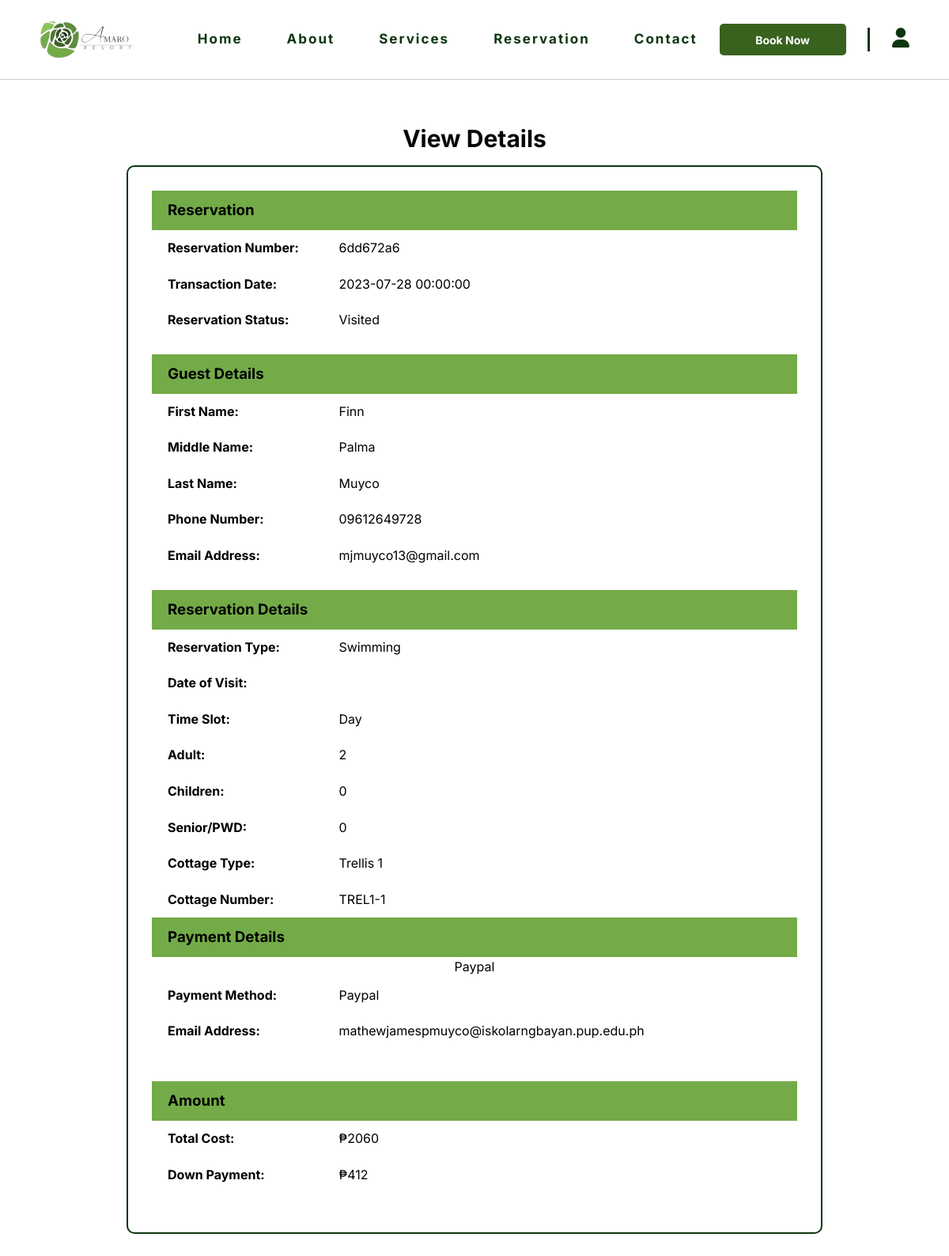
Page /details.php?reservation_id=6dd672a6 on the committed database.
### tables this page shows
CREATE TABLE `reservations` (
  `reservation_id` varchar(255) NOT NULL,
  `guest_id` int(11) NOT NULL,
  `reservation_type` enum('Swimming','Room','Event','') NOT NULL,
  `reservation_date` datetime NOT NULL,
  `payment_method` enum('GCash','Paypal','MasterCard','') NOT NULL,
  `total_cost` float NOT NULL,
  `down_payment` float NOT NULL,
  `res_status` enum('Pending','Paid','Visited') NOT NULL
);

CREATE TABLE `guests` (
  `guest_id` int(11) NOT NULL,
  `first_name` varchar(100) NOT NULL,
  `middle_name` varchar(100) DEFAULT NULL,
  `last_name` varchar(100) NOT NULL,
  `phone_number` varchar(15) NOT NULL,
  `email_address` varchar(100) NOT NULL,
  `password` varchar(100) NOT NULL,
  `type` enum('User','Admin','','') NOT NULL,
  `creation_date` datetime NOT NULL DEFAULT current_timestamp(),
  `modification_date` date DEFAULT NULL
);

CREATE TABLE `swimming_reservations` (
  `swimming_reservation_id` int(11) NOT NULL,
  `reservation_id` varchar(255) NOT NULL,
  `chosen_hour` enum('Day','Night','','') NOT NULL,
  `pax_adults` int(11) NOT NULL,
  `pax_children` int(11) NOT NULL,
  `pax_senior` int(11) NOT NULL,
  `cottage_number` varchar(11) DEFAULT NULL
);

CREATE TABLE `cottages` (
  `cottage_id` int(11) NOT NULL,
  `cottage_type` enum('Canopy','Trellis 1','Trellis 2','Kubo','Pavilion 1','Pavilion 2','Pavilion 3') NOT NULL,
  `pax_min` int(11) NOT NULL,
  `pax_max` int(11) NOT NULL,
  `price` float NOT NULL
);

CREATE TABLE `cottage_numbers` (
  `cottage_number` varchar(11) NOT NULL,
  `cottage_id` int(11) NOT NULL,
  `reserved_check_in` date DEFAULT NULL
);

CREATE TABLE `paypal_payment_details` (
  `paypal_payment_id` int(11) NOT NULL,
  `reservation_id` varchar(255) NOT NULL,
  `email_address` varchar(255) NOT NULL
);

### details.php (the view, shortened to what this page needs)
<?php
require_once "includes/dbh.inc.php";
  if(isset($_GET['reservation_id'])){
    $reservation_id = $_GET['reservation_id'];
    $query = "SELECT * FROM reservations WHERE reservation_id = ?";
    $stmt = $pdo->prepare($query);
    $stmt->execute([$reservation_id]);
    $result = $stmt->fetch(PDO::FETCH_ASSOC);
    if($result) {
      $reservation_id = $result["reservation_id"];
      $guest_id = $result["guest_id"];
      $res_type = $result["reservation_type"];
      $date_created = $result["reservation_date"];
      $paymentMethod = $result["payment_method"];
      $totalcost = $result["total_cost"];
      $downpayment = $result["down_payment"];
      $res_status = $result["res_status"];
  }
  $query = "SELECT * FROM guests WHERE guest_id = ?";
  $stmt = $pdo->prepare($query);
  $stmt->execute([$guest_id]);
  $result = $stmt->fetch(PDO::FETCH_ASSOC);
  if($result) {
    $firstname = $result["first_name"];
    $middlename = $result["middle_name"];
    $lastname = $result["last_name"];
    $phonenumber = $result["phone_number"];
    $emailaddress = $result["email_address"];
  }
}
  if($res_type == "Swimming"){
    $query = "SELECT * FROM reservations
    LEFT JOIN swimming_reservations ON reservations.reservation_id = swimming_reservations.reservation_id
    LEFT JOIN cottage_numbers ON swimming_reservations.cottage_number = cottage_numbers.cottage_number
    LEFT JOIN cottages ON cottage_numbers.cottage_id = cottages.cottage_id
    WHERE reservations.reservation_id = ?";
    $stmt = $pdo->prepare($query);
    $stmt->execute([$reservation_id]);
    $result = $stmt->fetch(PDO::FETCH_ASSOC);
    if($result) {
      $timeSlot = $result["chosen_hour"];
      $Adult = $result["pax_adults"];
      $Children = $result["pax_children"];
      $SeniorPWD = $result["pax_senior"];
      $cottage_id = $result["cottage_number"];
      $cottageType = $result["cottage_type"];
    }
}
  if($paymentMethod == "Paypal"){
    $query = "SELECT * FROM paypal_payment_details WHERE reservation_id = ?";
    $stmt = $pdo->prepare($query);
    $stmt->execute([$reservation_id]);
    $result = $stmt->fetch(PDO::FETCH_ASSOC);
    if($result) {
      $paymentEmailadd = $result["email_address"];
  }
}
?>
<!DOCTYPE html>
<html lang="en">
  <head>
    <link rel="stylesheet" href="css/details.css" />
  </head>
  <body>
    <section id="navBar" class="page-section active">
      <div class="nav" id="nav">
        <div class="site-nav">
          <div class="site-name" id="site-name">
            <img
              src="css/page-images/AmaroResort.png"
              alt="logo"
              class="logo"
            />
          </div>
          <div class="nav-bar" id="navbar">
            <a class="navBar" href="index.php"> Home </a>
            <a class="navBar" href="about.html"> About </a>
            <a class="navBar" href="services.html"> Services </a>
            <a class="navBar" href="reservation.html"> Reservation </a>
            <a class="navBar" href="contact.html"> Contact </a>
          </div>
          <a href="reservation.html" id="book-button">
            <button type="button" class="book-btn">Book Now</button>
          </a>
          <div class="vl"></div>
          <span><i class="fas fa-user" id="user"></i></span>
        </div>
      </div>
    </section>
    <section id="bookingSummary">
      <div class="summary-container">
        <span class="section-phrase">View Details</span>
        <div class="booking-summary-container">
          <div class="details-container">
            <div class="section-title"><h3>Reservation</h3></div>
            <div class="section-details">
              <span>Reservation Number: </span>
              <p><?php echo $reservation_id ?></p>
            </div>
            <div class="section-details">
              <span>Transaction Date:</span>
              <p><?php echo $date_created ?></p>
            </div>
            <div class="section-details">
              <span>Reservation Status:</span>
              <p><?php echo $res_status ?></p>
            </div>
          </div>
          <div class="details-container">
            <div class="section-title"><h3>Guest Details</h3></div>
            <div class="section-details">
              <span>First Name:</span>
              <p><?php echo $firstname ?></p>
            </div>
            <div class="section-details">
              <span>Middle Name:</span>
              <p><?php echo $middlename ?></p>
            </div>
            <div class="section-details">
              <span>Last Name:</span>
              <p><?php echo $lastname ?></p>
            </div>
            <div class="section-details">
              <span>Phone Number:</span>
              <p><?php echo $phonenumber ?></p>
            </div>
            <div class="section-details">
              <span>Email Address:</span>
              <p><?php echo $emailaddress ?></p>
            </div>
          </div>
          <div class="details-container">
            <div class="section-title"><h3>Reservation Details</h3></div>
            <?php if($res_type == "Swimming"): ?>
              <div class="section-details">
                <span>Reservation Type:</span>
                <p><?php echo $res_type ?></p>
              </div>
              <div class="section-details">
                <span>Date of Visit:</span>
              </div>
              <div class="section-details">
                <span>Time Slot:</span>
                <p><?php echo $timeSlot ?></p>
              </div>
              <div class="section-details">
                <span>Adult:</span>
                <p><?php echo $Adult ?></p>
              </div>
              <div class="section-details">
                <span>Children:</span>
                <p><?php echo $Children ?></p>
              </div>
              <div class="section-details">
                <span>Senior/PWD:</span>
                <p><?php echo $SeniorPWD ?></p>
              </div>
              <div class="section-details">
                <span>Cottage Type:</span>
                <p><?php echo $cottageType ?></p>
              </div>
              <div class="section-details">
                <span>Cottage Number:</span>
                <p><?php echo $cottage_id ?></p>
              </div>
            <?php endif; ?>
          <div class="details-container">
            <div class="section-title"><h3>Payment Details</h3></div>
              <?php if($paymentMethod == "Paypal"): ?>
                <?php  echo $paymentMethod; ?>
                <div class="section-details">
                  <span>Payment Method:</span>
                  <p><?php echo ucfirst($paymentMethod) ?></p>
                </div>
                <div class="section-details">
                  <span>Email Address:</span>
                  <p><?php echo $paymentEmailadd ?></p>
                </div>
              <?php endif; ?>
              </div>
          </div>
          <div class="details-container">
            <div class="section-title"><h3>Amount</h3></div>
            <div class="section-details">
              <span>Total Cost:</span>
              <p><?php echo '₱' .$totalcost ?></p>
            </div>
            <div class="section-details">
              <span>Down Payment:</span>
              <p><?php echo '₱' .$downpayment ?></p>
            </div>
        </div>
      </div>
    </section>
  </body>
</html>

### css/details.css (style rules this page uses)
:root { --primary-button-clr: #38621E; --primary-btn-hover: #60814b; --secondary-button-clr: #FCFDFC; --background-clr: #E9F2EB; --accent-clr: #73AB48; --textlink-hover: #3d5e3e; --main-text-clr: #0C360E; --text-black-clr: #040605; --text-green-clr: #2A401C; }
* { box-sizing: border-box; padding: 0; margin: 0; font-family: 'Inter', sans-serif; }
html { scroll-behavior: smooth; }
body { line-height: 1.6; background-color: #fff; }
.section-phrase { color: var(--text-black-clr); font-weight: bold; font-size: 30px; text-align: center; margin-bottom: 10px; }
#bookingSummary { display: flex; margin: 50px; }
.summary-container { width: 100%; height: auto; color: #000; display: flex; flex-direction: column; align-items: center; justify-content: center; margin-bottom: 20px; text-align: center; }
.booking-summary-container { width: 80%; height: auto; border: 2px solid var(--main-text-clr); border-radius: 10px; padding: 30px; display: flex; flex-direction: column; align-items: center; justify-content: center; }
.section-title { width: 100%; background: var(--accent-clr); padding: 10px 10px 10px 20px; }
.booking-summary-container h3 { text-align: left; }
.details-container { width: 100%; margin-bottom: 20px; }
.section-details { width: 100%; padding: 10px 10px 10px 20px; display: flex; }
.section-details span { margin-right: 20px; font-weight: bold; width: 25%; text-align: left; }

### rows in the picture
reservations: reservation_id "6dd672a6", reservation_date "2023-07-28 00:00:00", res_status "Visited", reservation_type "Swimming", swimming_reservations.chosen_hour "Day", swimming_reservations.pax_adults "2", swimming_reservations.pax_children "0", swimming_reservations.pax_senior "0", cottages.cottage_type "Trellis 1", cottage_numbers.cottage_number "TREL1-1", payment_method "Paypal", total_cost "2060", down_payment "412"
guests: first_name "Finn", middle_name "Palma", last_name "Muyco", phone_number "09612649728", email_address "mjmuyco13@gmail.com"
paypal_payment_details: email_address "mathewjamespmuyco@iskolarngbayan.pup.edu.ph"
